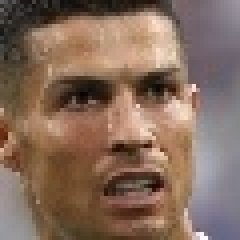
#> input picture data_train/0/10.jpg, 60 x 60 px, given in place of 1.jpg, which was not available (shown 4 times larger)
$ python accuracy.py
#> lines starting #> are read from the running program, lines starting #| are printed output that depends on the picture; pictures that were not available may be replaced by others from this repository, and a replacement may not be noted
import cv2 as cv
import numpy as np
import os
import imp
from sklearn.metrics import accuracy_score

def traindata(dir):
#> called with dir = 0
    count = 1

    listFiles = os.listdir("/home/tuannguyen/PycharmProjects/FaceRecoginze/data_train/" + str(dir))

    path = "/home/tuannguyen/PycharmProjects/FaceRecoginze/data_train/" + str(dir) + "/%d.jpg"

    img = cv.imread(path % count)
#> img is the input picture: shape (60, 60, 3); mean B, G, R 92.2, 107.7, 133.2

    gray = cv.cvtColor(img, cv.COLOR_BGR2GRAY)
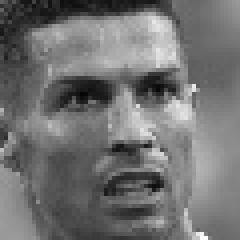
#> gray: shape (60, 60) (shown 4 times larger); min 5, max 252, mean 113.5

    sift = cv.xfeatures2d.SIFT_create()

    kp, des = sift.detectAndCompute(gray, None)
#> kp = 40 keypoints; strongest (x, y, size): (38, 21, 5.8), (22, 23, 6.5), (39, 45, 2.9), (39, 11, 8.2)

    while (count < len(listFiles)):
        count = count + 1

        img1 = cv.imread(path % count)
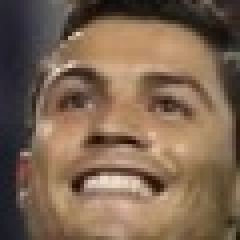
#> input picture data_train/0/14.jpg, 60 x 60 px, given in place of 2.jpg, which was not available (shown 4 times larger)
#> img1 is the input picture: shape (60, 60, 3); mean B, G, R 81.1, 101.2, 125

        gray1 = cv.cvtColor(img1, cv.COLOR_BGR2GRAY)
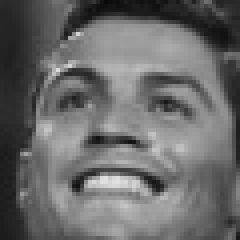
#> gray1: shape (60, 60) (shown 4 times larger); min 9, max 225, mean 106

        kp1, des1 = sift.detectAndCompute(gray1, None)
#> kp1 = 42 keypoints; strongest (x, y, size): (39, 46, 3), (19, 46, 2.4), (23, 46, 1.9), (24, 35, 3)

        des = np.concatenate((des, des1))

    return des


# get train data
listDirs = os.listdir("/home/tuannguyen/PycharmProjects/FaceRecoginze/data_train")

for i in range(0, len(listDirs)):
    des = traindata(i)

    if i == 0:
        trainData = des
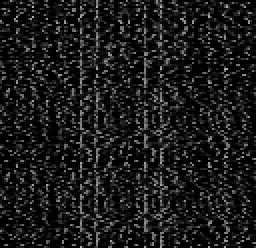
#> trainData: shape (124, 128) float32 (shown 2 times larger); min 0, max 183, mean 26.4
        ketqua = np.full((len(des), 1), i)
#> ketqua = 124 values from 0 to 0
#> (the run stopped early here; a loop or call above may not have finished)
